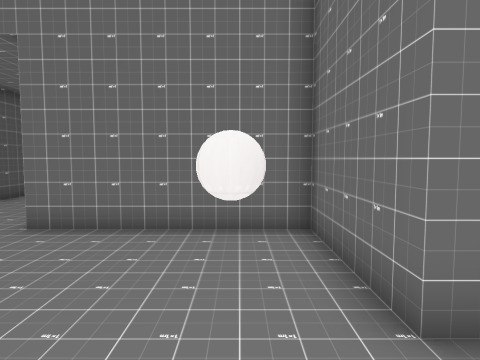
view 1 (above)

17 first-person views from a walk through a level from a Godot 3-D game. The camera is 1.5 m above the floor, tilts 4° down and sees 75° across. The floor is counted in squares, 1 m on a side. Each view is taken from the middle of a square. On the plan, view 1 faces up. The plan holds only what a view shows up to about 15 squares ahead; the rest is blank. The place goes on beyond the plan. Characters and animated objects are not drawn. Some surface patterns are stand-ins.

view 2
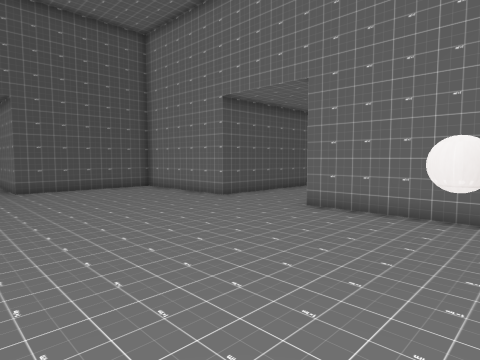

view 3
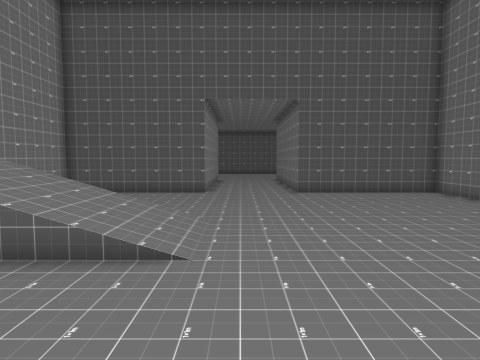

view 4
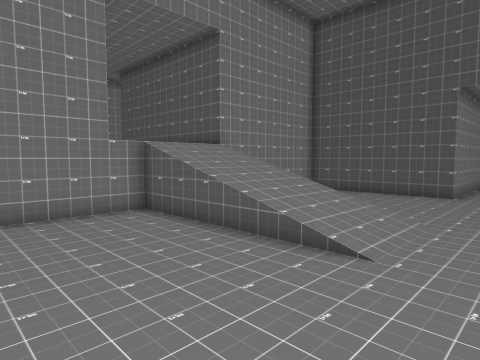

view 5
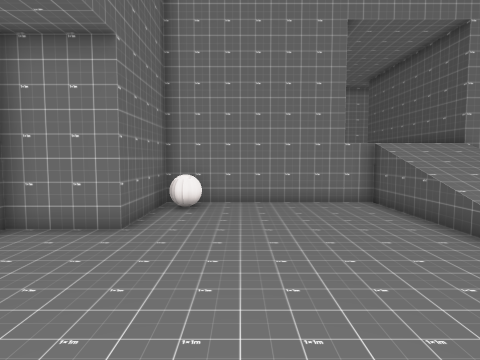

view 6
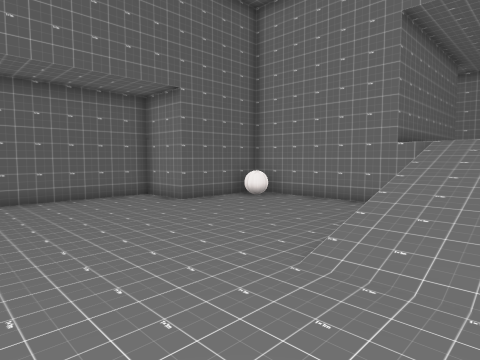

view 7
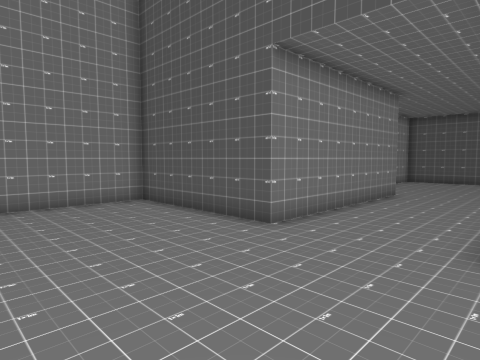

view 8
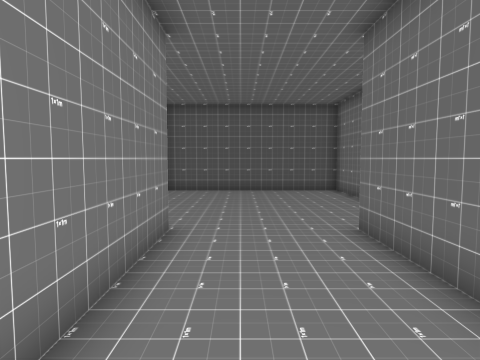

view 9
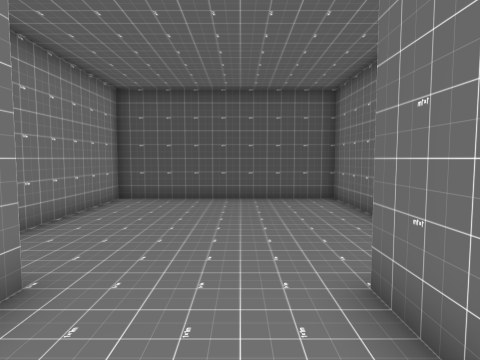

view 10
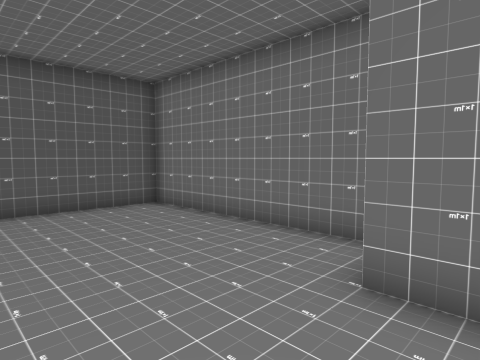

view 11
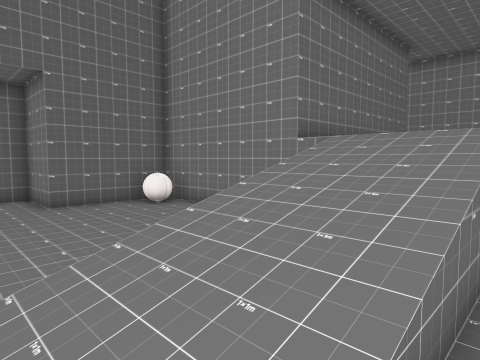

view 12
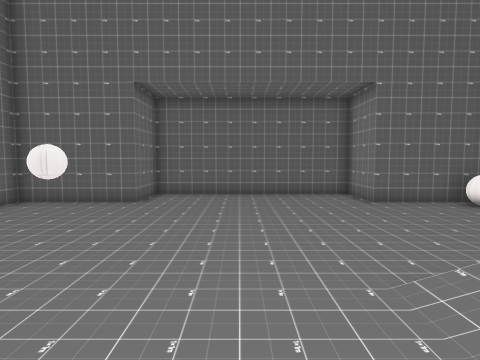

view 13
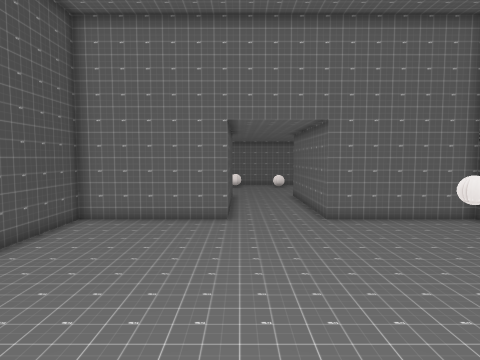

view 14
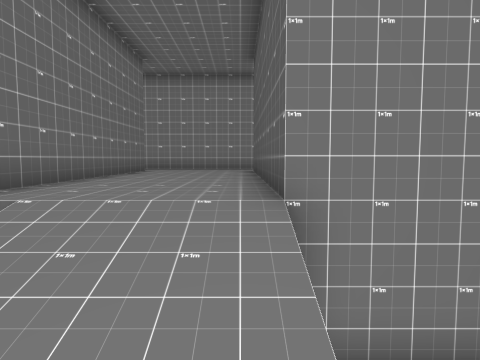

view 15
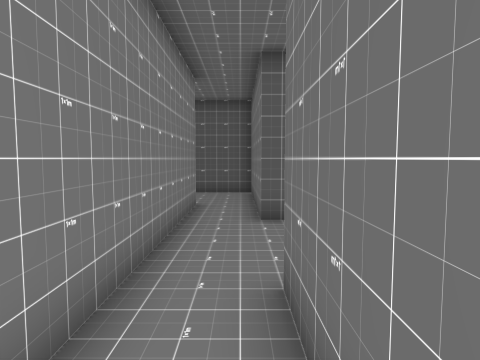

view 16
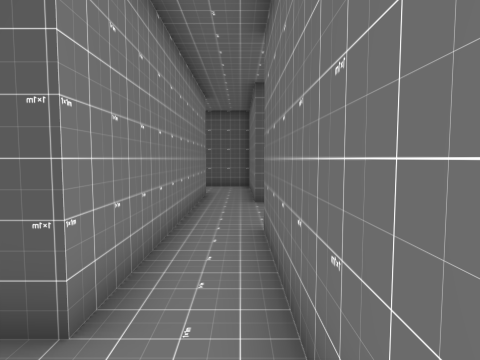

view 17
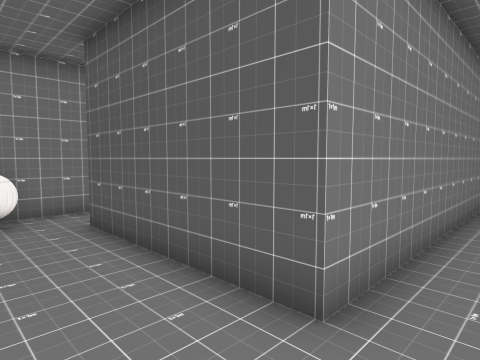

### Floor plan
Key: @ floor where view 1 was taken; # wall or solid block; . main floor; : floor 2 m higher than the main floor; / step, stairs or slope; O other object.
Columns run from 31 left of view 1 to 4 right of it. Each row starts with its distance up from view 1.
  7                 #######....#######
  6                 #................#
  5                 #..............O.#
  4                 #..............O.#
  3 #########       #................###
  2 #........       #..................#
  1 #........########..................#
  0 #..............................@...#
 -1 #..................................#
 -2 #..................................#
 -3 #......................///.........#
 -4 #........########..... ///.........#
 -5 #.......        #..... ///.........#
 -6 #######         #......///.......###
 -7                 #......///.......#
 -8                 #..... ///.......#
 -9                 #..... ///......O#
-10                 #######::::#######
-11                       #::::#
-12                       #::::#
-13                       #::::#
-14                       #::::#
-15                       #::::#
-16                       #::::#
-17                 #######::::######
-18                 #::::::::::::::: :
-19                 #:::::::::::::::
-20                 #:: ###########::
-21                               #:::
-22                               #:::
-23                               #::
-24                               #::
-25                               #::
-26                               ::O
-27                               ###

Where each view was taken, in squares from view 1:
view 1: 0 up, 0 right, facing up
view 2: 2 down, 1 right, facing up-left
view 3: 2 down, 1 left, facing left
view 4: 1 down, 1 left, facing down-left
view 5: 1 up, 1 left, facing down
view 6: 1 up, 8 left, facing down-right
view 7: 1 up, 9 left, facing down-left
view 8: 2 down, 16 left, facing left
view 9: 1 down, 19 left, facing left
view 10: 3 down, 21 left, facing up-left
view 11: 3 down, 9 left, facing down-right
view 12: 1 down, 9 left, facing right
view 13: 6 down, 8 left, facing up
view 14: 6 down, 8 left, facing down
view 15: 18 down, 1 left, facing left
view 16: 18 down, 2 right, facing left
view 17: 18 down, 2 right, facing down-left
